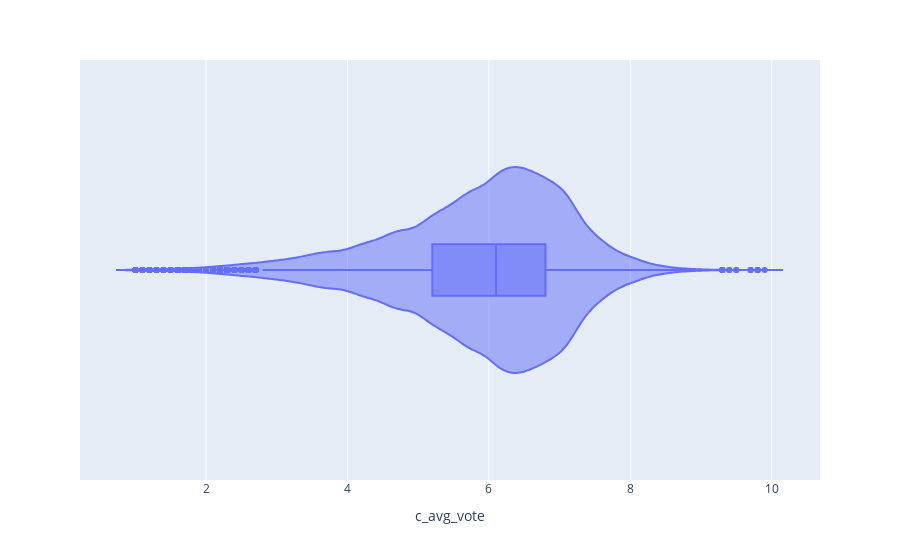

The code cell stored with this chart in its notebook:
### Code cell
px.violin(df, x="c_avg_vote", box = True)

### Figure 1 — Plotly figure (JSON) as saved in the notebook; plotly's stock layout.template omitted (floating-point values rounded to 4 significant figures; data arrays with more than 128 entries replaced by an {"elided": "..."} marker saying what was removed)
{"data": [{"alignmentgroup": "True", "box": {"visible": true}, "hovertemplate": "c_avg_vote=%{x}<extra></extra>", "legendgroup": "", "marker": {"color": "#636efa"}, "name": "", "offsetgroup": "", "orientation": "h", "scalegroup": "True", "showlegend": false, "type": "violin", "x": {"elided": "85854 float values"}, "x0": " ", "xaxis": "x", "y0": " ", "yaxis": "y"}], "layout": {"legend": {"tracegroupgap": 0}, "margin": {"t": 60}, "violinmode": "group", "xaxis": {"anchor": "y", "domain": [0, 1], "title": {"text": "c_avg_vote"}}, "yaxis": {"anchor": "x", "domain": [0, 1]}}}
